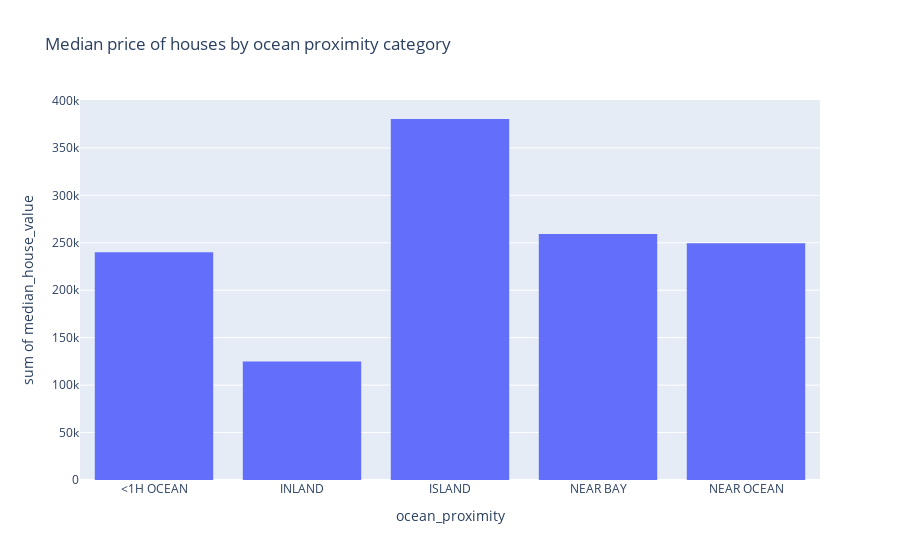

Write notebook code for a chart like this one.
### Code cell
df_ocean_proximity_price = df.groupby('ocean_proximity')['median_house_value'].mean().reset_index()
px.histogram(df_ocean_proximity_price, x='ocean_proximity', y='median_house_value', title='Median price of houses by ocean proximity category')

### Figure 1 — Plotly figure (JSON) as saved in the notebook; plotly's stock layout.template omitted (floating-point values rounded to 4 significant figures)
{"data": [{"alignmentgroup": "True", "bingroup": "x", "histfunc": "sum", "hovertemplate": "ocean_proximity=%{x}<br>sum of median_house_value=%{y}<extra></extra>", "legendgroup": "", "marker": {"color": "#636efa", "pattern": {"shape": ""}}, "name": "", "offsetgroup": "", "orientation": "v", "showlegend": false, "type": "histogram", "x": ["<1H OCEAN", "INLAND", "ISLAND", "NEAR BAY", "NEAR OCEAN"], "xaxis": "x", "y": [240100.0, 124800.0, 380440, 259200.0, 249400.0], "yaxis": "y"}], "layout": {"barmode": "relative", "legend": {"tracegroupgap": 0}, "title": {"text": "Median price of houses by ocean proximity category"}, "xaxis": {"anchor": "y", "domain": [0, 1], "title": {"text": "ocean_proximity"}}, "yaxis": {"anchor": "x", "domain": [0, 1], "title": {"text": "sum of median_house_value"}}}}
